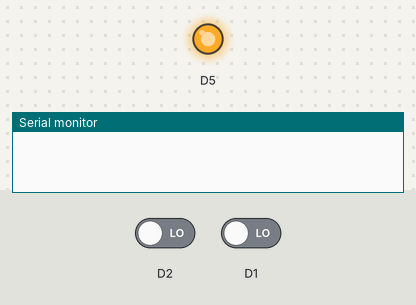
Recording of a sketch running on a simulated ESP8266 (Wemos D1 mini). On the bench: output pins drawn as LEDs (lit = HIGH), the last lines printed to the serial monitor. The inputs (shaded band) are chosen by the test bench; at power-on: D2 LOW, D1 LOW. WiFi joins after 1.5 s; servers stay silent unless stated; uploads are accepted with an empty reply.

Above: at 2.8 s.
2.9 s: D2 driven HIGH and D1 driven HIGH
4.4 s: D2 driven LOW
At 5.6 s:
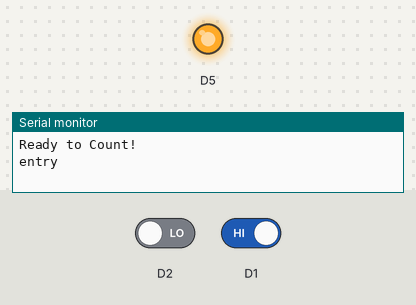
5.9 s: D2 driven HIGH
8.6 s: D1 driven LOW
At 9.8 s:
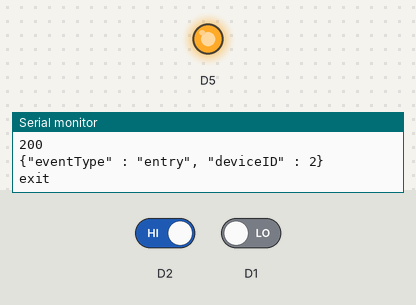
10.1 s: D1 driven HIGH
Timing chart, 0 to 13.1 s (numbered marks = the images above; inputs shaded):
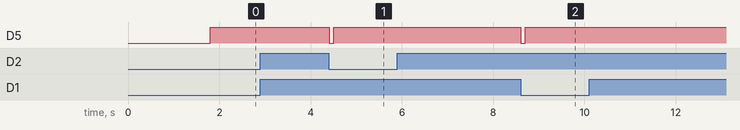

The sketch:

main.ino
```cpp
/*
 * Laser Integrated Digital Turnstile system
 *
 * Februar 7, 2018
 *
 * Cameron Napoli
 * Raymond Wang
 * Jeremy Quintana
 *Board: WeMOS D1 Mini NodeMCU
  */

#include <ESP8266HTTPClient.h>
#include <ESP8266WiFi.h>
#include <WiFiClient.h>
#include <DNSServer.h>
#include <ESP8266WebServer.h>
#include <WiFiManager.h>

const char server[] = "http://backend-env.xzz7reypjg.us-west-1.elasticbeanstalk.com";
//D2 = sensorA (entry)
//D1 = sensorB (exit)
//D8 = WiFi LED

int oldvalA;
int oldvalB;
int newvalA;
int newvalB;
int entryCount;
int exitCount;
unsigned int requestCount;
unsigned int sleepCount;
unsigned int time_in_us = 18e8;
unsigned int time_in_min;

void errorLoop(int error)
{
  Serial.print(F("Error: "));
  Serial.println(error);
  Serial.println(F("Looping forever."));
  for (;;)
  {
    delay(5);
  }
}

void deepsleep()
{
  if (WiFi.status() == WL_CONNECTED)
  {
    HTTPClient http;
    http.begin("http://jsonplaceholder.typicode.com/users/1");
    int httpCode = http.GET();
    if (httpCode > 0)
    {
     String payloadString = http.getString();
     Serial.print("Business Hours: ");
     Serial.println(payloadString);
     http.end();
     char payload[payloadString.length()+1];
     payloadString.toCharArray(payload, payloadString.length()+1);
     if (strcmp(payload, "OFF") == 0)
      {
        time_in_min = time_in_us / 60e6;
        Serial.print("Going to Sleep for ");
        Serial.print(time_in_min);
        Serial.println(" minutes.");
        ESP.deepSleep(time_in_us);
      }
     else if (strcmp(payload, "OFF") != 0)
     {
      Serial.println("Business hours is on.");
     }
    }
    sleepCount = 0;
  }
    else
  {
    Serial.println("Error with WiFi Connection");
  }
}

void postentryHTTP()
{
  if (WiFi.status() == WL_CONNECTED)
  {
  HTTPClient http;
  http.begin("http://backend-env.xzz7reypjg.us-west-1.elasticbeanstalk.com/register_event");
  http.addHeader("Content-Type", "text/plain");
  int httpEntry = http.POST("{\"eventType\" : \"entry\", \"deviceID\" : 2}");
  Serial.println(httpEntry);
  Serial.println("{\"eventType\" : \"entry\", \"deviceID\" : 2}");
  http.end();
  entryCount--;
  }
  else
  {
    Serial.println("Error with WiFi Connection");
  }
}

void postexitHTTP()
{
  if (WiFi.status() == WL_CONNECTED)
  {
  HTTPClient http;
  http.begin("http://backend-env.xzz7reypjg.us-west-1.elasticbeanstalk.com/register_event");
  http.addHeader("Content-Type", "text/plain");
  int httpExit = http.POST("{\"eventType\" : \"exit\", \"deviceID\" : 2}");
  Serial.println(httpExit);
  Serial.println("{\"eventType\" : \"exit\", \"deviceID\" : 2}");
  http.end();
  exitCount--;
  }
  else
  {
    Serial.println("Error with WiFi Connection");
  }
}

void setup()
{
 delay(250);
 pinMode(D1, INPUT);
 pinMode(D2, INPUT);
 pinMode(D5, OUTPUT);
 entryCount = 0;
 exitCount = 0;
 requestCount = 0;
 oldvalA = digitalRead(D2);
 oldvalB = digitalRead(D1);

 Serial.begin(115200);

 WiFiManager wifiManager;
 wifiManager.autoConnect("LIDTdevice1");
 delay(50);

 digitalWrite(D5, HIGH);
 deepsleep();

 while (!digitalRead(D1) || !digitalRead(D2))
 {
  yield();
 }

  Serial.println("Ready to Count!");
 }

void loop()
{
  newvalA = digitalRead(D2);
  newvalB = digitalRead(D1);

  if (oldvalA && !newvalA)
  {
    Serial.println("entry");
    entryCount++;
    digitalWrite(D5, LOW);
    delay(100);
    digitalWrite(D5, HIGH);
    while (!digitalRead(D1) || !digitalRead(D2))
    {
      yield();
    }
    delay(500);
  }

  else if (oldvalB && !newvalB)
  {
    Serial.println("exit");
    exitCount++;
    digitalWrite(D5, LOW);
    delay(100);
    digitalWrite(D5, HIGH);
    while (!digitalRead(D1) || !digitalRead(D2))
    {
      yield();
    }
    delay(500);
  }
  else
  {
    requestCount++;
    sleepCount++;
  }
  if (requestCount >= 200 && entryCount > 0)
  {
    postentryHTTP();
    requestCount = 0;
  }
  else if (requestCount >= 200 && exitCount > 0)
  {
    postexitHTTP();
    requestCount = 0;
  }
  else if( sleepCount >= 18e5 && entryCount == 0 && exitCount == 0)
  {
    deepsleep();
  }
  else if (requestCount >=500)
  {
    requestCount = 200;
  }
  oldvalA = newvalA;
  oldvalB = newvalB;
  delay(10);
}
```

Measured:
- after the input at 4.4 s, D5: HIGH → LOW at once, → HIGH 0.10 s later
- after the input at 8.6 s, D5: HIGH → LOW at once, → HIGH 0.10 s later
